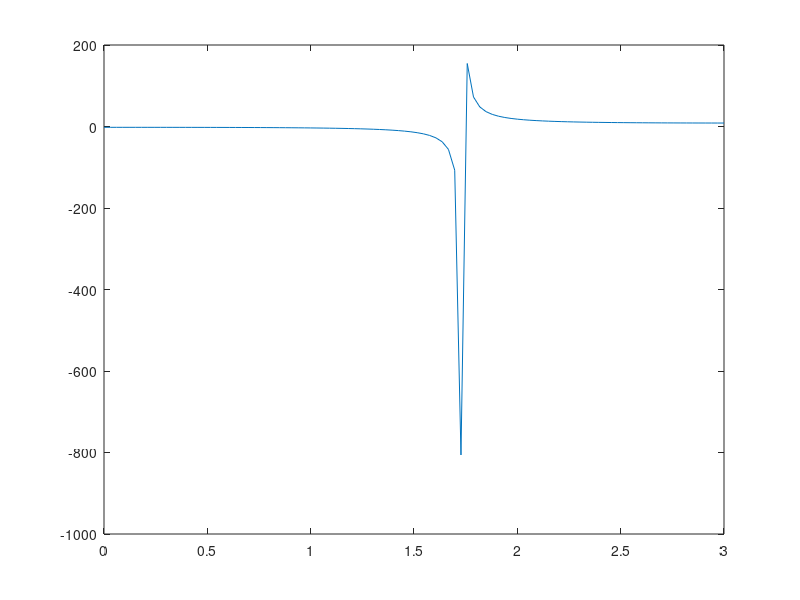

Source code (MATLAB):
clc, clear, close all
fun = @(x) (x.^3+x.^3-x.^2+6)./(x.^2-3)
x_min = fminsearch(fun, 0);
inp = linspace(0,3,100);
vec = fun(inp);
plot(inp, vec)
[~, index]=max(vec)
[~, index_2]=min(vec)
inp(index)